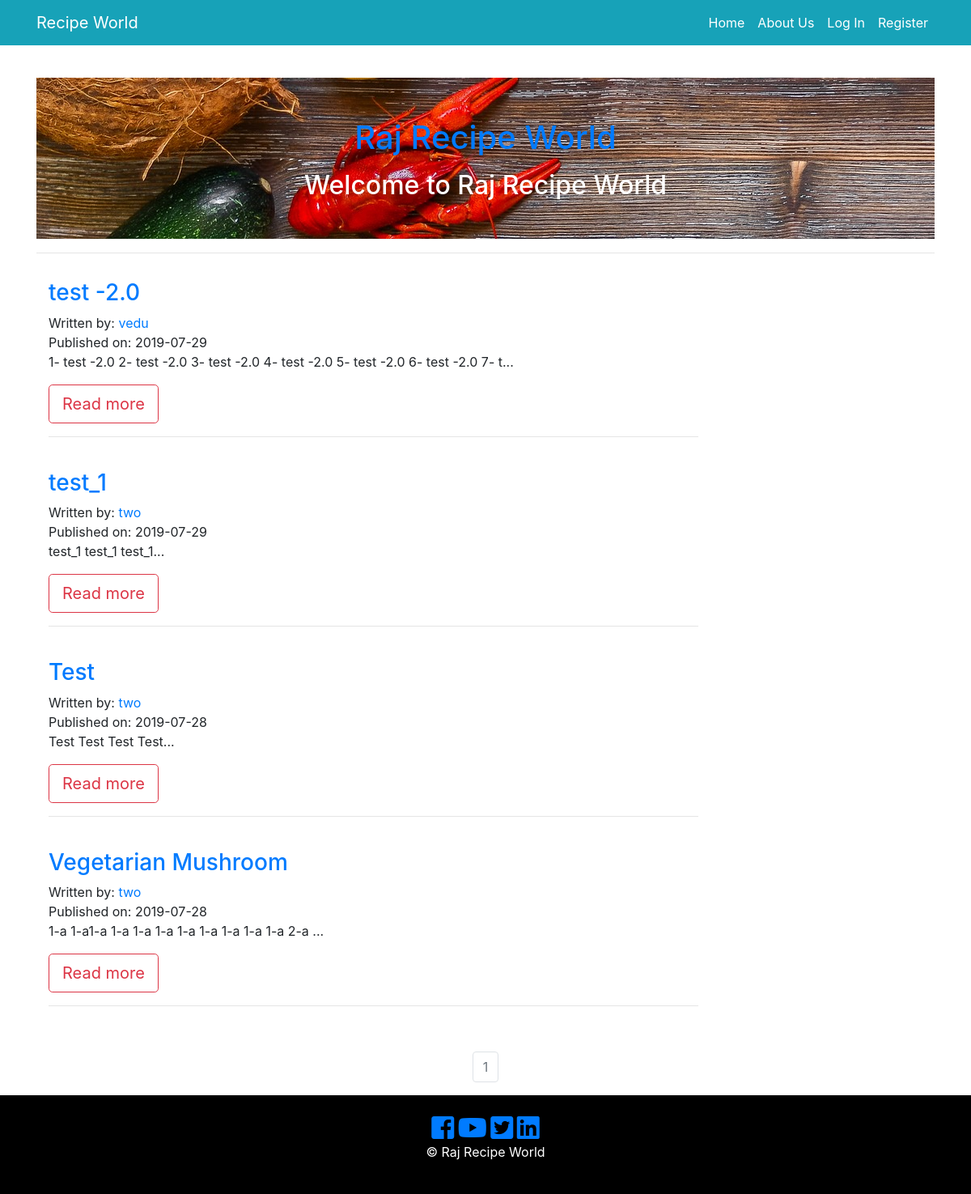
Before: / with the older database file.
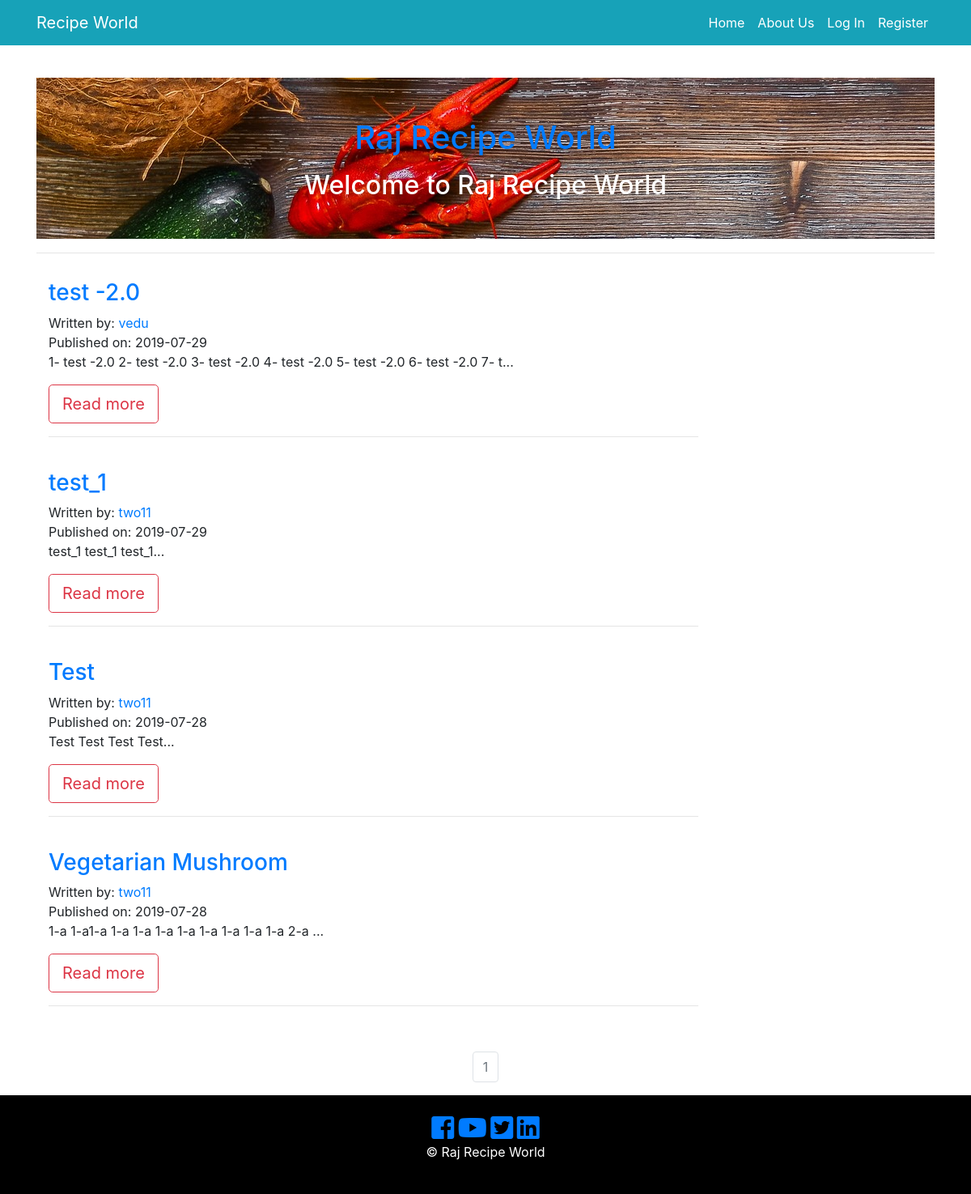
After: the same page with the newer database file.
### recipe_app/models.py (models this page shows, shortened)
class RecipePost(db.Model):
    users = db.relationship(User)
    id = db.Column(db.Integer, primary_key=True)
    user_id = db.Column(db.Integer, db.ForeignKey('users.id'), nullable=False)
    date = db.Column(db.DateTime, nullable=False, default=datetime.utcnow)
    recipe_image = db.Column(db.String(128), default=None, nullable=True)
    recipe_name = db.Column(db.String(164), nullable=False)
    course = db.Column(db.String(164), nullable=False)
    food_category = db.Column(db.String(164), nullable=False)
    cuisine = db.Column(db.String(164), nullable=False)
    prep_time = db.Column(db.String(164), nullable=False)
    cook_time = db.Column(db.String(164), nullable=False)
    allergens = db.Column(db.String(164), nullable=False)
    serving = db.Column(db.String(164), nullable=False)
    ingredients = db.Column(db.Text, nullable=False)
    recipe_description = db.Column(db.Text, nullable=False)

class User(db.Model, UserMixin):
     __tablename__ = 'users'
     id = db.Column(db.Integer, primary_key = True)
     picture = db.Column(db.String(128), default='default_profile.png', nullable=False)
     email = db.Column(db.String(64), unique=True, index=True)
     username = db.Column(db.String(64), unique=True, index=True)
     password_hash = db.Column(db.String(128))
     recipe = db.relationship('RecipePost', backref='author', lazy=True)

### recipe_app/core/views.py (the view)
@core.route('/')
def index():
    page = request.args.get('page', 1, type=int)
    all_recipies_posts = RecipePost.query.order_by(RecipePost.date.desc()).paginate(page=page, per_page=10)
    return render_template('index.html', all_recipies_posts = all_recipies_posts)

### recipe_app/templates/index.html (shortened to what this page needs)
{% extends "base.html" %}
{% block content %}
<header id="page-header">
    <div class="container">
      <div class="row">
        <div class="col-md-12 m-auto text-center">
          <h1 class = "text-primary"> Raj Recipe World </h1>
          <p> <h2 class = "text-secondar"> Welcome to Raj Recipe World </h2> </p>
        </div>
      </div>
    </div>
  </header>
  <hr>
<section id="info" class="py-3">
  <div class="container">
    {% for recipe in all_recipies_posts.items %}
    <div class="row">
      <div class="col-md-9 align-self-center">
        <h3> <a href="{{ url_for('recipe_posts.recipe_post', recipe_post_id=recipe.id) }}">{{ recipe.recipe_name }}</a> </h3>
          <p>
            Written by: <a href="{{ url_for('users.user_recipies', username = recipe.author.username) }}">{{ recipe.author.username }}</a>
            <br/>
            Published on: {{ recipe.date.strftime('%Y-%m-%d') }}
            <br/>
            {{ recipe.recipe_description[:100] }}...
            </p>
              <a href="{{ url_for('recipe_posts.recipe_post', recipe_post_id=recipe.id) }}" class="btn btn-outline-danger btn-lg">Read more</a>
              <hr>
               <br/>
          </div>
            <div class="col-md-3">
             </div>
           </div>
           {% endfor %}
         </div>
       </section>
<nav aria-label="Page navigation example">
  <ul class="pagination justify-content-center">
    {% for page_num in all_recipies_posts.iter_pages(left_edge=1, right_edge=1, left_current=1, right_current=2) %}
            {% if all_recipies_posts.page == page_num %}
              <li class="page-item disabled">
                <a class="page-link" href="{{ url_for('core.index', page=page_num) }}">{{ page_num }}</a>
              </li>
            {% else %}
              <li class="page-item">
                <a class="page-link" href="{{ url_for('core.index', page=page_num) }}">{{ page_num }}</a>
              </li>
            {% endif %}
    {% endfor %}
  </ul>
</nav>
{% endblock %}

### recipe_app/templates/base.html (shortened to what this page needs)
<!DOCTYPE html>
<html>
  <head>
      <link rel="stylesheet" href="https://stackpath.bootstrapcdn.com/bootstrap/4.3.1/css/bootstrap.min.css">
      <link type="text/css" rel="stylesheet" href="{{ url_for('static', filename='css/master.css') }}"/>
      <link rel="stylesheet" href="https://use.fontawesome.com/releases/v5.3.1/css/all.css"
>
  </head>
<body>
  <header class="py-5" >
<nav class="navbar navbar-expand-sm navbar-dark bg-info fixed-top ">
    <div class="container">
      <a href="{{ url_for('core.index') }}" target="_blank" class="navbar-brand">Recipe World</a>
      <div class="collapse navbar-collapse" id="navbarCollapse">
         <ul class="navbar-nav ml-auto">
            <li class="nav-item active">
              <a class="nav-link text-white" href="{{ url_for('core.index') }}">Home</a>
            </li>
            <li class="nav-item">
              <a class="nav-link text-white" href="{{ url_for('core.info') }}">About Us</a>
            </li>
            {% if current_user.is_authenticated %}
            <li class="nav-item">
                <a class="nav-link text-white" href="{{ url_for('users.logout') }}">Log Out</a>
            </li>
            <li class="nav-item">
                <a class="nav-link text-white" href="{{ url_for('users.account') }}">Account</a>
            </li>
            <li class="nav-item">
                <a class="nav-link text-white" href="{{ url_for('recipe_posts.create_recipe') }}">Add Recipe</a>
            </li>
             <li class="nav-item">
                <a class="nav-link text-white" href="{{ url_for('users.user_recipies' , username=current_user.username) }}">{{ current_user }}</a>
              </li>
              {% else %}
              <li class="nav-item">
                  <a class="nav-link text-white" href="{{ url_for('users.login') }}"> Log In </a>
              </li>
              <li class="nav-item">
                  <a class="nav-link text-white" href="{{ url_for('users.register') }}"> Register </a>
              </li>
              {% endif %}
    </ul>
    </div>
   </div>
  </nav>
 </header>
<div class="container">
  {% block content %}
  {% endblock %}
</div>
         <footer id="main-footer" class="text-center p-4">
          <div class="container">
              <div class="row">
                <div class="col">
                    <a href="#"> <i class="fab fa-facebook-square fa-2x"> </i> </a>
                    <a href="#"> <i class="fab fa-youtube fa-2x"> </i> </a>
                    <a href="#"> <i class="fab fa-twitter-square fa-2x"></i> </a>
                    <a href="#"> <i class="fab fa-linkedin fa-2x"></i> </a>
                  <p> &copy;
                     Raj Recipe World </p>
                </div>
              </div>
            </div>
          </footer>
  </body>
</html>

### recipe_app/static/css/master.css (style rules this page uses)
#page-header { height: 200px; background: url('../img/food1.jpg'); background-position: 0 -360px; background-attachment: fixed; color: #fff; border-bottom: 1px #eee solid; padding-top: 50px; }
#main-footer { background: #000; color: #fff; }

Changed rows visible on the page:
changed through a linked row, RecipePost "test_1": author.username "two" → "two11"
changed through a linked row, RecipePost "Test": author.username "two" → "two11"
changed through a linked row, RecipePost "Vegetarian Mushroom": author.username "two" → "two11"
